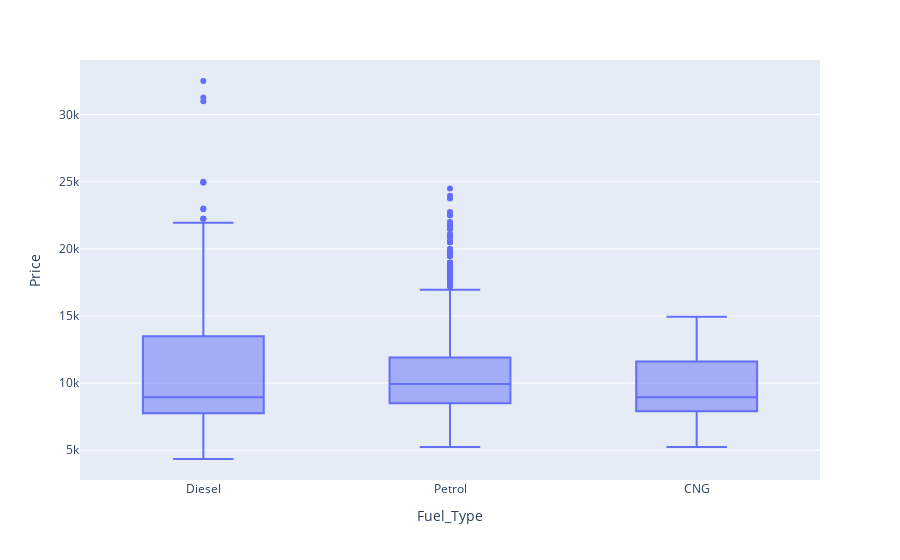

The notebook cell saved with this chart:
### Code cell
box = py.box(df, x="Fuel_Type", y='Price')
box.show()

### Figure 1 — Plotly figure (JSON) as saved in the notebook; plotly's stock layout.template omitted (floating-point values rounded to 4 significant figures; data arrays with more than 128 entries replaced by an {"elided": "..."} marker saying what was removed)
{"data": [{"alignmentgroup": "True", "hovertemplate": "Fuel_Type=%{x}<br>Price=%{y}<extra></extra>", "legendgroup": "", "marker": {"color": "#636efa"}, "name": "", "notched": false, "offsetgroup": "", "orientation": "v", "showlegend": false, "type": "box", "x": {"elided": "1436 str values"}, "x0": " ", "xaxis": "x", "y": {"elided": "1436 int values"}, "y0": " ", "yaxis": "y"}], "layout": {"boxmode": "group", "legend": {"tracegroupgap": 0}, "margin": {"t": 60}, "xaxis": {"anchor": "y", "domain": [0, 1], "title": {"text": "Fuel_Type"}}, "yaxis": {"anchor": "x", "domain": [0, 1], "title": {"text": "Price"}}}}
